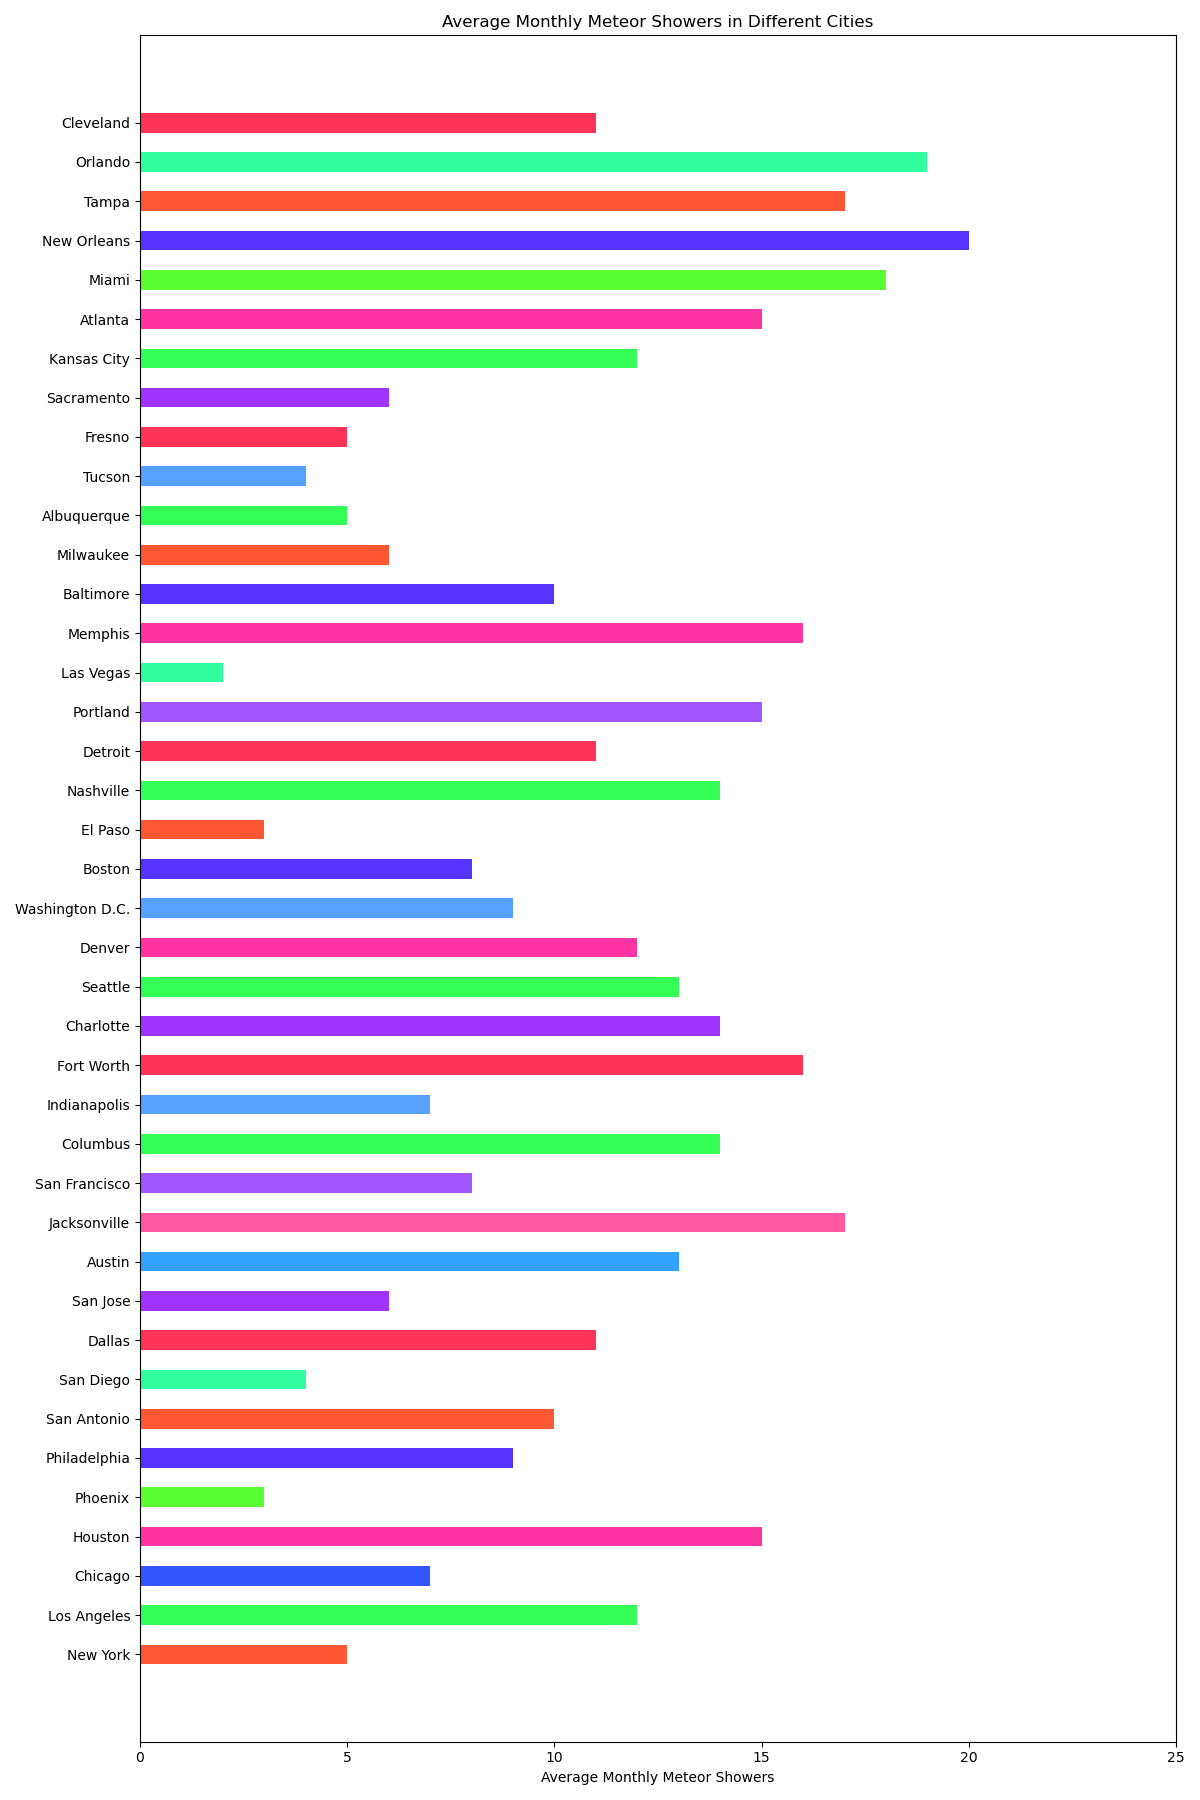

This figure's Python source:

import matplotlib.pyplot as plt

# Data points
cities = ['New York', 'Los Angeles', 'Chicago', 'Houston', 'Phoenix', 'Philadelphia', 'San Antonio', 
          'San Diego', 'Dallas', 'San Jose', 'Austin', 'Jacksonville', 'San Francisco', 'Columbus', 
          'Indianapolis', 'Fort Worth', 'Charlotte', 'Seattle', 'Denver', 'Washington D.C.', 'Boston', 
          'El Paso', 'Nashville', 'Detroit', 'Portland', 'Las Vegas', 'Memphis', 'Baltimore', 'Milwaukee', 
          'Albuquerque', 'Tucson', 'Fresno', 'Sacramento', 'Kansas City', 'Atlanta', 'Miami', 'New Orleans', 
          'Tampa', 'Orlando', 'Cleveland']
meteor_showers = [5, 12, 7, 15, 3, 9, 10, 4, 11, 6, 13, 17, 8, 14, 7, 16, 14, 13, 12, 9, 8, 3, 14, 
                  11, 15, 2, 16, 10, 6, 5, 4, 5, 6, 12, 15, 18, 20, 17, 19, 11]

# Colors for each bar
colors = ['#FF5733', '#33FF57', '#3357FF', '#FF33A1', '#57FF33', '#5733FF', '#FF5733', '#33FFA1', '#FF3357', 
          '#A133FF', '#33A1FF', '#FF57A1', '#A157FF', '#33FF57', '#57A1FF', '#FF3357', '#A133FF', '#33FF57', 
          '#FF33A1', '#57A1FF', '#5733FF', '#FF5733', '#33FF57', '#FF3357', '#A157FF', '#33FFA1', '#FF33A1', 
          '#5733FF', '#FF5733', '#33FF57', '#57A1FF', '#FF3357', '#A133FF', '#33FF57', '#FF33A1', '#57FF33', 
          '#5733FF', '#FF5733', '#33FFA1', '#FF3357']

# Create a horizontal bar chart
plt.figure(figsize=(12, 18))
plt.barh(cities, meteor_showers, color=colors, height=0.5)

# Modify the ticks, labels, and title
plt.xlabel('Average Monthly Meteor Showers')
plt.title('Average Monthly Meteor Showers in Different Cities')
plt.yticks(rotation=0)
plt.xlim(0, 25)  # Assuming the meteor showers range between 0 and 25

# Display the plot
plt.tight_layout()
plt.show()
